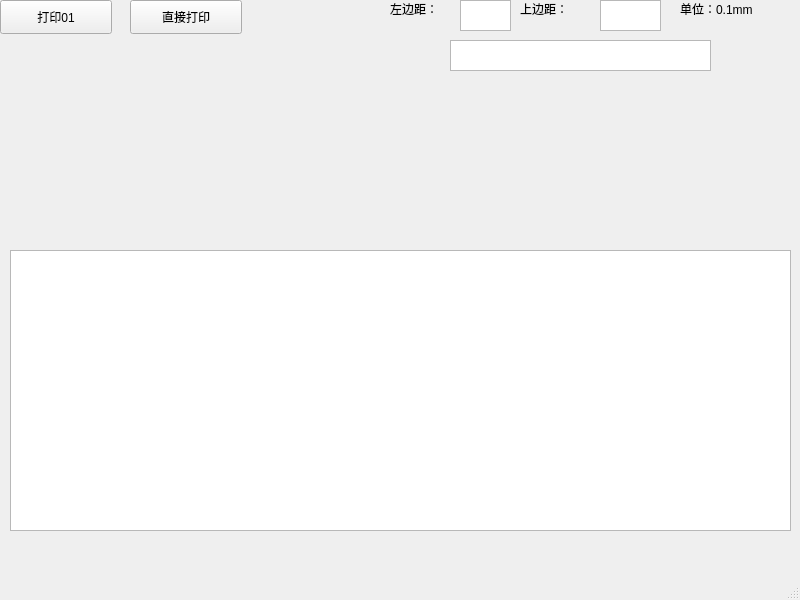
<?xml version="1.0" encoding="UTF-8"?>
<ui version="4.0">
 <class>MainWindow</class>
 <widget class="QMainWindow" name="MainWindow">
  <property name="geometry">
   <rect>
    <x>0</x>
    <y>0</y>
    <width>800</width>
    <height>600</height>
   </rect>
  </property>
  <property name="windowTitle">
   <string>MainWindow</string>
  </property>
  <widget class="QWidget" name="centralwidget">
   <widget class="QPushButton" name="btn_base01">
    <property name="geometry">
     <rect>
      <x>0</x>
      <y>0</y>
      <width>112</width>
      <height>34</height>
     </rect>
    </property>
    <property name="text">
     <string>打印01</string>
    </property>
   </widget>
   <widget class="QLabel" name="label_msg">
    <property name="geometry">
     <rect>
      <x>10</x>
      <y>120</y>
      <width>781</width>
      <height>101</height>
     </rect>
    </property>
    <property name="text">
     <string/>
    </property>
    <property name="alignment">
     <set>Qt::AlignLeading|Qt::AlignLeft|Qt::AlignTop</set>
    </property>
   </widget>
   <widget class="QTextEdit" name="textEdit_printer_info">
    <property name="geometry">
     <rect>
      <x>10</x>
      <y>250</y>
      <width>781</width>
      <height>281</height>
     </rect>
    </property>
   </widget>
   <widget class="QTextEdit" name="LeftOff">
    <property name="geometry">
     <rect>
      <x>460</x>
      <y>0</y>
      <width>51</width>
      <height>31</height>
     </rect>
    </property>
   </widget>
   <widget class="QTextEdit" name="TopOff">
    <property name="geometry">
     <rect>
      <x>600</x>
      <y>0</y>
      <width>61</width>
      <height>31</height>
     </rect>
    </property>
   </widget>
   <widget class="QLabel" name="label">
    <property name="geometry">
     <rect>
      <x>390</x>
      <y>0</y>
      <width>61</width>
      <height>18</height>
     </rect>
    </property>
    <property name="text">
     <string>左边距：</string>
    </property>
   </widget>
   <widget class="QLabel" name="label_2">
    <property name="geometry">
     <rect>
      <x>520</x>
      <y>0</y>
      <width>51</width>
      <height>18</height>
     </rect>
    </property>
    <property name="text">
     <string>上边距：</string>
    </property>
   </widget>
   <widget class="QLabel" name="label_3">
    <property name="geometry">
     <rect>
      <x>680</x>
      <y>0</y>
      <width>91</width>
      <height>18</height>
     </rect>
    </property>
    <property name="text">
     <string>单位：0.1mm</string>
    </property>
   </widget>
   <widget class="QTextEdit" name="textEdit_Margins">
    <property name="geometry">
     <rect>
      <x>450</x>
      <y>40</y>
      <width>261</width>
      <height>31</height>
     </rect>
    </property>
   </widget>
   <widget class="QPushButton" name="Btn_Print02">
    <property name="geometry">
     <rect>
      <x>130</x>
      <y>0</y>
      <width>112</width>
      <height>34</height>
     </rect>
    </property>
    <property name="text">
     <string>直接打印</string>
    </property>
   </widget>
  </widget>
  <widget class="QMenuBar" name="menubar">
   <property name="geometry">
    <rect>
     <x>0</x>
     <y>0</y>
     <width>800</width>
     <height>26</height>
    </rect>
   </property>
  </widget>
  <widget class="QStatusBar" name="statusbar"/>
 </widget>
 <resources/>
 <connections/>
</ui>
